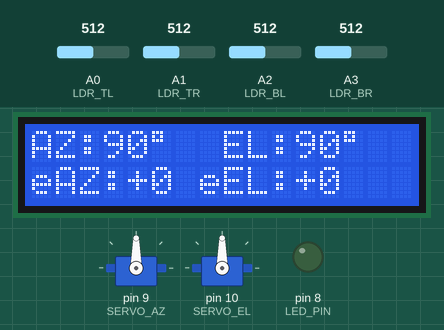
Bench run of a sketch on a simulated Arduino Uno, built with avr-gcc and run on an emulated ATmega328P. On the bench: 2 × servo, 16×2 character LCD, output pins drawn as LEDs (lit = HIGH). The inputs (shaded band) are chosen by the test bench; at power-on: A1 (LDR_TR) = 512, A2 (LDR_BL) = 512, A3 (LDR_BR) = 512, A0 (LDR_TL) = 512. What the sketch prints to the serial monitor is not drawn.

Above: at 3.2 s.
3.3 s: A1 (LDR_TR) set to 533
At 4.5 s:
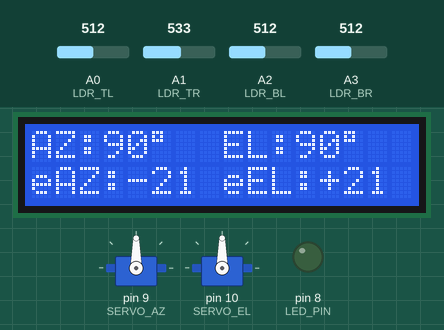
4.8 s: A1 (LDR_TR) set to 543
At 5.04 s:
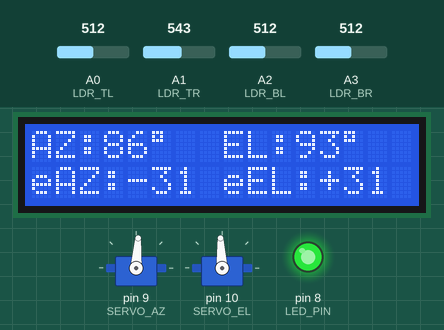
6.7 s: A2 (LDR_BL) set to 521
At 7.7 s:
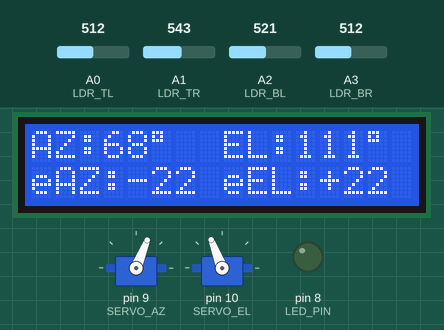
8.2 s: A3 (LDR_BR) set to 521
At 8.47 s:
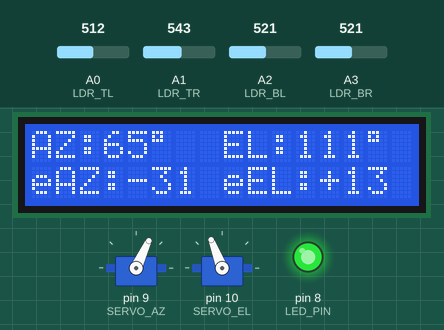
10.8 s: A0 (LDR_TL) set to 160
At 12.6 s:
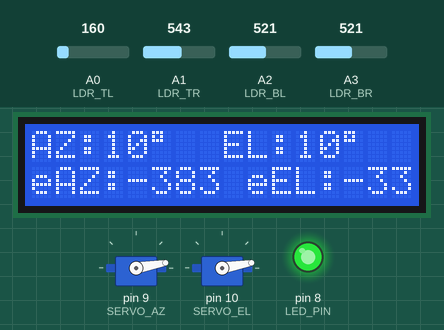
12.9 s: A2 (LDR_BL) set to 992
At 13.16 s:
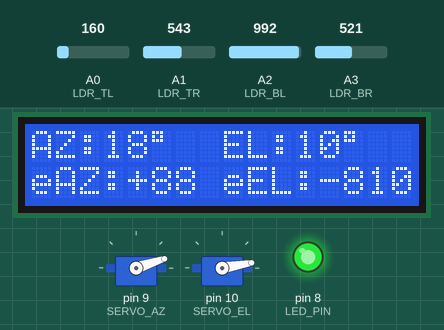
Timing chart, 0 to 17.8 s (numbered marks = the images above; inputs shaded):
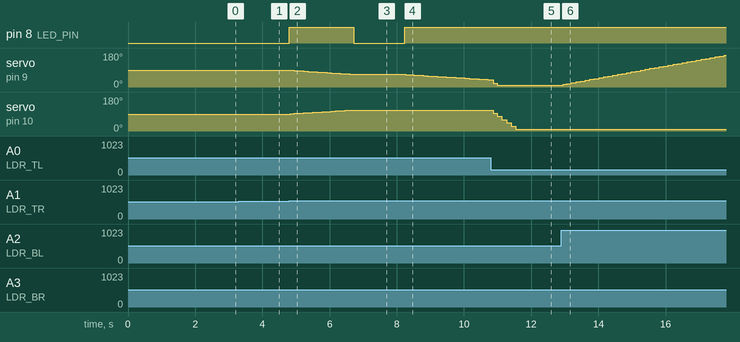

Measured:
- the behaviour switches between 542 and 543 on A1 (LDR_TR) (found by bisection; images 1 and 2)
- the behaviour switches between 512 and 513 on A2 (LDR_BL) (found by bisection; images 2 and 3)
- the behaviour switches between 520 and 521 on A3 (LDR_BR) (found by bisection; images 3 and 4)
- after the input at 3.3 s, the display: changes at once (image 1)
- after the input at 4.8 s, pin 8 (LED_PIN): LOW → HIGH at once; servo on pin 9 (SERVO_AZ): moves from 90° to 68° over 1.8 s, starting at once; servo on pin 10 (SERVO_EL): moves from 90° to 111° over 1.8 s, starting at once; the display: first changes at once (image 2 shows a later state)
- after the input at 6.7 s, pin 8 (LED_PIN): HIGH → LOW at once; servo on pin 9 (SERVO_AZ): stays 68° (without the input it goes to 66° after 0.04 s); servo on pin 10 (SERVO_EL): stays 111° (without the input it goes to 113° after 0.04 s)
- after the input at 8.2 s, pin 8 (LED_PIN): LOW → HIGH at once; servo on pin 9 (SERVO_AZ): moves from 68° to 38° over 2.4 s, starting after 0.06 s; the display: first changes after 0.07 s (image 4 shows a later state)
- after the input at 10.8 s, servo on pin 10 (SERVO_EL): moves from 111° to 10° over 0.67 s, starting after 0.07 s; the display: first changes after 0.08 s (image 5 shows a later state)
- after the input at 12.9 s, servo on pin 9 (SERVO_AZ): moves from 10° to 168° over 4.8 s, starting after 0.05 s; the display: first changes after 0.06 s (image 6 shows a later state)

The sketch:

sketch.ino
```cpp
/*
 * Automatic Dual-Axis Solar Tracker
 * PHY312 — IISER Mohali | Group 3
 * Tisha (MS23211), Brahamjot (MS23212), Avneesh (MS23249)
 *
 * Features:
 *   - 4x LDR quadrant sensing
 *   - Proportional control with dead-band
 *   - LCD display showing live angles + errors
 *   - Green LED = tracking active
 */

#include <Servo.h>
#include <Wire.h>
#include <LiquidCrystal_I2C.h>

// ── Pins ─────────────────────────────────────────────────────
#define LDR_TL  A0    // Top-Left
#define LDR_TR  A1    // Top-Right
#define LDR_BL  A2    // Bot-Left
#define LDR_BR  A3    // Bot-Right
#define SERVO_AZ 9    // Azimuth  (left/right)
#define SERVO_EL 10   // Elevation (up/down)
#define LED_PIN  8    // Tracking indicator LED

// ── Tuning ───────────────────────────────────────────────────
const float KP        = 0.05;
const int   DEAD_BAND = 30;
const int   MIN_ANG   = 10;
const int   MAX_ANG   = 170;

// ── Objects ──────────────────────────────────────────────────
Servo servoAz, servoEl;
LiquidCrystal_I2C lcd(0x27, 16, 2);

float az = 90.0, el = 90.0;
int   loopCount = 0;

void setup() {
  servoAz.attach(SERVO_AZ);
  servoEl.attach(SERVO_EL);
  servoAz.write(90);
  servoEl.write(90);

  pinMode(LED_PIN, OUTPUT);

  lcd.init();
  lcd.backlight();
  lcd.setCursor(0, 0);
  lcd.print("  Solar Tracker ");
  lcd.setCursor(0, 1);
  lcd.print(" Group 3 PHY312 ");
  delay(2000);
  lcd.clear();

  Serial.begin(9600);
  Serial.println("Time\tV1\tV2\tV3\tV4\teAZ\teEL\tAZ\tEL");
}

void loop() {
  // ── Read sensors ─────────────────────────────────────────
  int v1 = analogRead(LDR_TL);
  int v2 = analogRead(LDR_TR);
  int v3 = analogRead(LDR_BL);
  int v4 = analogRead(LDR_BR);

  // ── Compute errors ───────────────────────────────────────
  int e_az = (v1 + v3) - (v2 + v4);
  int e_el = (v1 + v2) - (v3 + v4);

  // ── Control ──────────────────────────────────────────────
  bool tracking = false;

  if (abs(e_az) > DEAD_BAND) {
    az = constrain(az + KP * e_az, MIN_ANG, MAX_ANG);
    servoAz.write((int)az);
    tracking = true;
  }
  if (abs(e_el) > DEAD_BAND) {
    el = constrain(el + KP * e_el, MIN_ANG, MAX_ANG);
    servoEl.write((int)el);
    tracking = true;
  }

  // ── LED indicator ────────────────────────────────────────
  digitalWrite(LED_PIN, tracking ? HIGH : LOW);

  // ── LCD display ──────────────────────────────────────────
  lcd.setCursor(0, 0);
  lcd.print("AZ:");
  lcd.print((int)az);
  lcd.print((char)223);   // degree symbol
  lcd.print("  EL:");
  lcd.print((int)el);
  lcd.print((char)223);
  lcd.print("   ");

  lcd.setCursor(0, 1);
  lcd.print("eAZ:");
  if (e_az >= 0) lcd.print("+");
  lcd.print(e_az);
  lcd.print(" eEL:");
  if (e_el >= 0) lcd.print("+");
  lcd.print(e_el);
  lcd.print("   ");

  // ── Serial monitor (tab-separated for data logging) ──────
  loopCount++;
  Serial.print(loopCount * 100);  Serial.print("\t");
  Serial.print(v1); Serial.print("\t");
  Serial.print(v2); Serial.print("\t");
  Serial.print(v3); Serial.print("\t");
  Serial.print(v4); Serial.print("\t");
  Serial.print(e_az); Serial.print("\t");
  Serial.print(e_el); Serial.print("\t");
  Serial.print(az, 1); Serial.print("\t");
  Serial.println(el, 1);

  delay(100);
}
```
